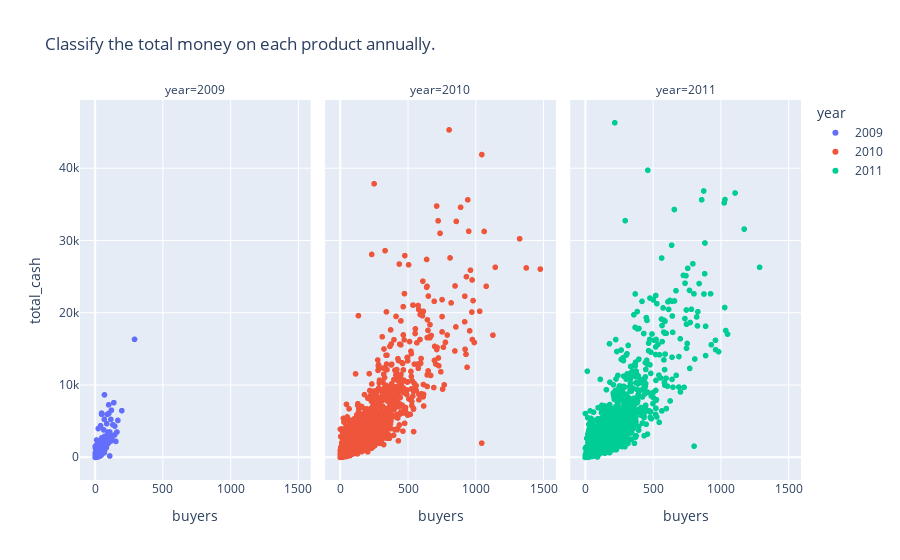

The notebook cell saved with this chart:
### Code cell
fig = px.scatter(stock_data, 
                 x="buyers", 
                 y="total_cash", 
                 color="year",  
                 facet_col="year",
                 title="Classify the total money on each product annually.")
fig.show()

### Figure 1 — Plotly figure (JSON) as saved in the notebook; plotly's stock layout.template omitted (floating-point values rounded to 4 significant figures; data arrays with more than 128 entries replaced by an {"elided": "..."} marker saying what was removed)
{"data": [{"hovertemplate": "year=2009<br>buyers=%{x}<br>total_cash=%{y}<extra></extra>", "legendgroup": "2009", "marker": {"color": "#636efa", "symbol": "circle"}, "mode": "markers", "name": "2009", "showlegend": true, "type": "scattergl", "x": {"elided": "2696 int values"}, "xaxis": "x", "y": {"elided": "2696 float values"}, "yaxis": "y"}, {"hovertemplate": "year=2010<br>buyers=%{x}<br>total_cash=%{y}<extra></extra>", "legendgroup": "2010", "marker": {"color": "#EF553B", "symbol": "circle"}, "mode": "markers", "name": "2010", "showlegend": true, "type": "scattergl", "x": {"elided": "3884 int values"}, "xaxis": "x2", "y": {"elided": "3884 float values"}, "yaxis": "y2"}, {"hovertemplate": "year=2011<br>buyers=%{x}<br>total_cash=%{y}<extra></extra>", "legendgroup": "2011", "marker": {"color": "#00cc96", "symbol": "circle"}, "mode": "markers", "name": "2011", "showlegend": true, "type": "scattergl", "x": {"elided": "3583 int values"}, "xaxis": "x3", "y": {"elided": "3583 float values"}, "yaxis": "y3"}], "layout": {"annotations": [{"font": {}, "showarrow": false, "text": "year=2009", "x": 0.16, "xanchor": "center", "xref": "paper", "y": 1, "yanchor": "bottom", "yref": "paper"}, {"font": {}, "showarrow": false, "text": "year=2010", "x": 0.5, "xanchor": "center", "xref": "paper", "y": 1, "yanchor": "bottom", "yref": "paper"}, {"font": {}, "showarrow": false, "text": "year=2011", "x": 0.84, "xanchor": "center", "xref": "paper", "y": 1, "yanchor": "bottom", "yref": "paper"}], "legend": {"title": {"text": "year"}, "tracegroupgap": 0}, "title": {"text": "Classify the total money on each product annually."}, "xaxis": {"anchor": "y", "domain": [0, 0.32], "title": {"text": "buyers"}}, "xaxis2": {"anchor": "y2", "domain": [0.34, 0.66], "matches": "x", "title": {"text": "buyers"}}, "xaxis3": {"anchor": "y3", "domain": [0.68, 1.0], "matches": "x", "title": {"text": "buyers"}}, "yaxis": {"anchor": "x", "domain": [0, 1], "title": {"text": "total_cash"}}, "yaxis2": {"anchor": "x2", "domain": [0, 1], "matches": "y", "showticklabels": false}, "yaxis3": {"anchor": "x3", "domain": [0, 1], "matches": "y", "showticklabels": false}}}
